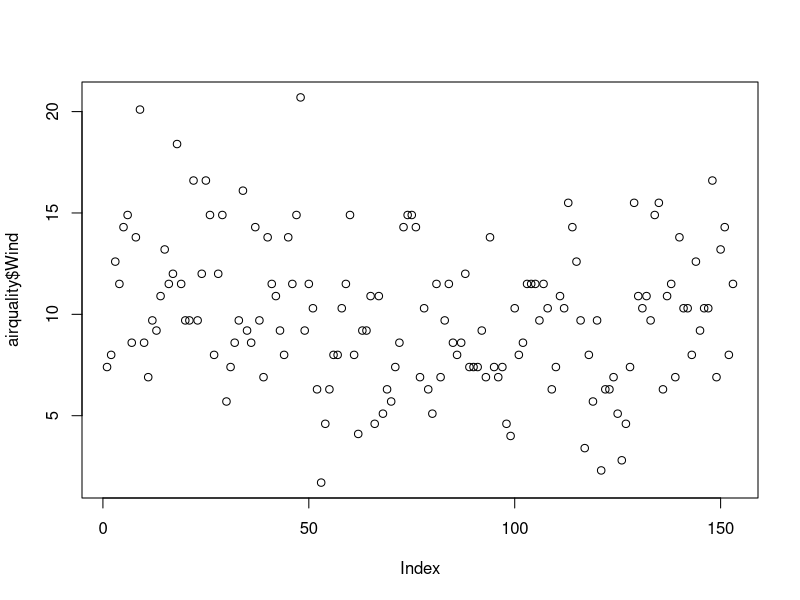
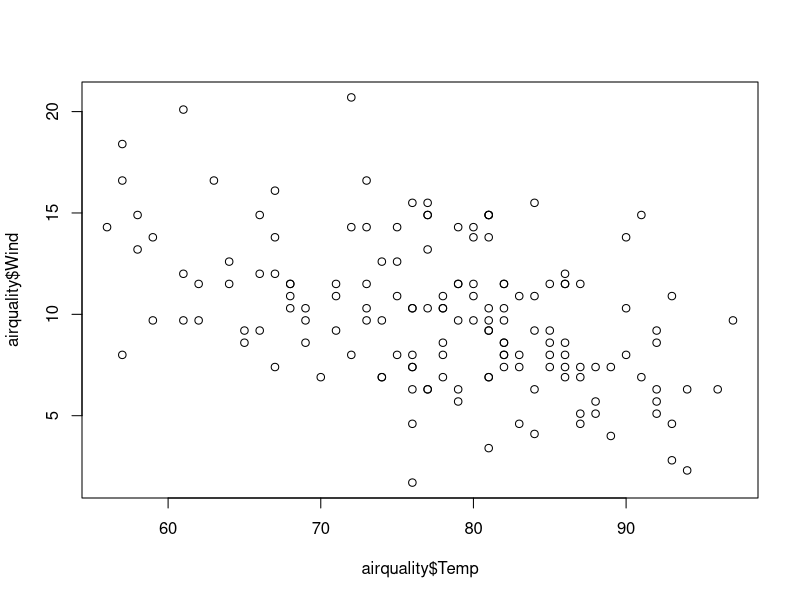
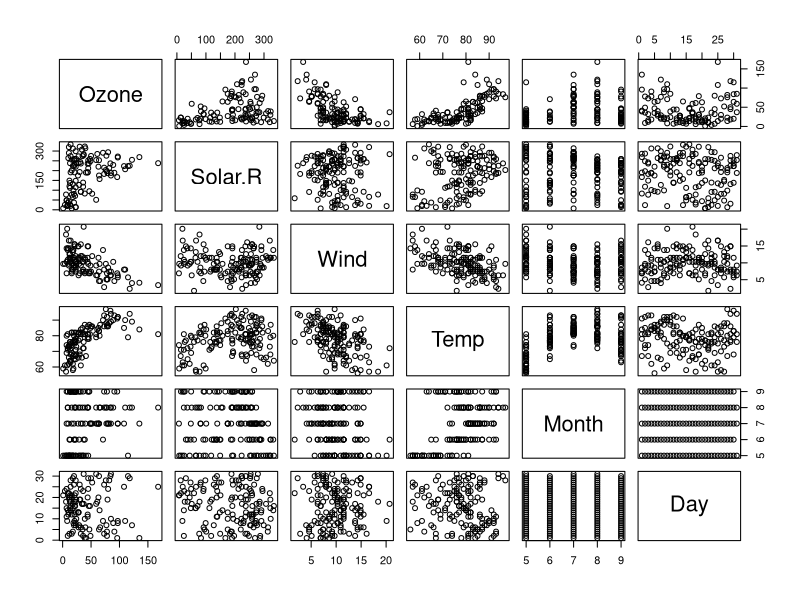
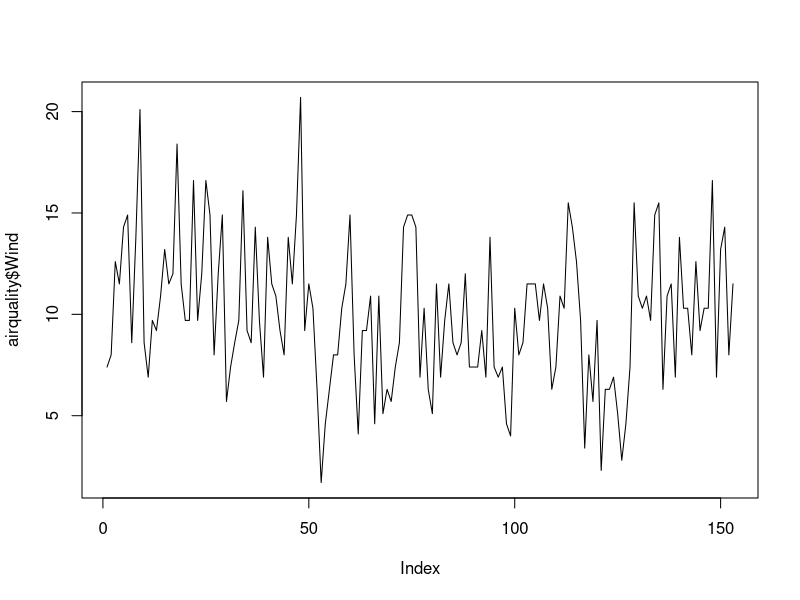
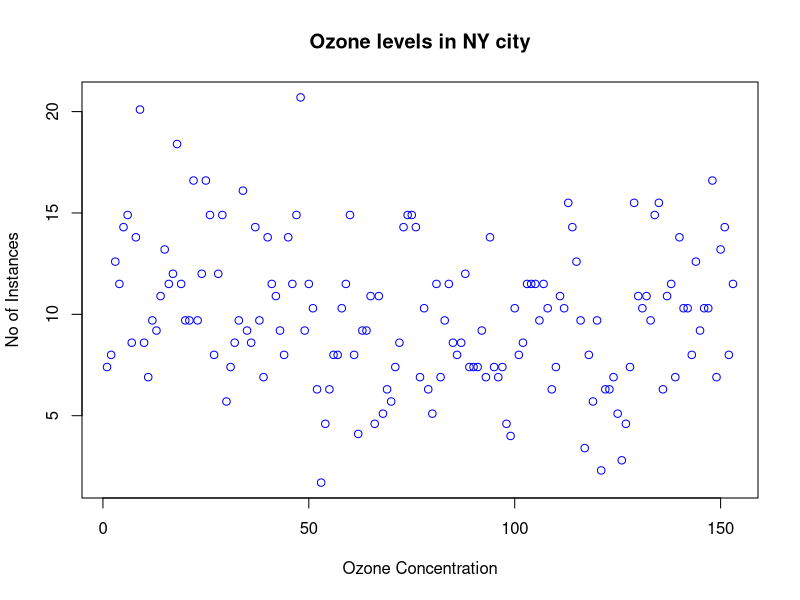
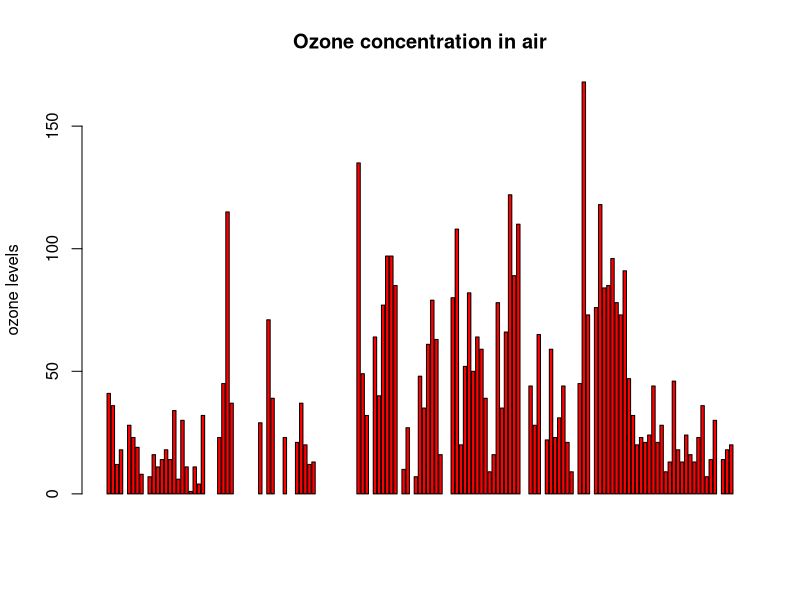
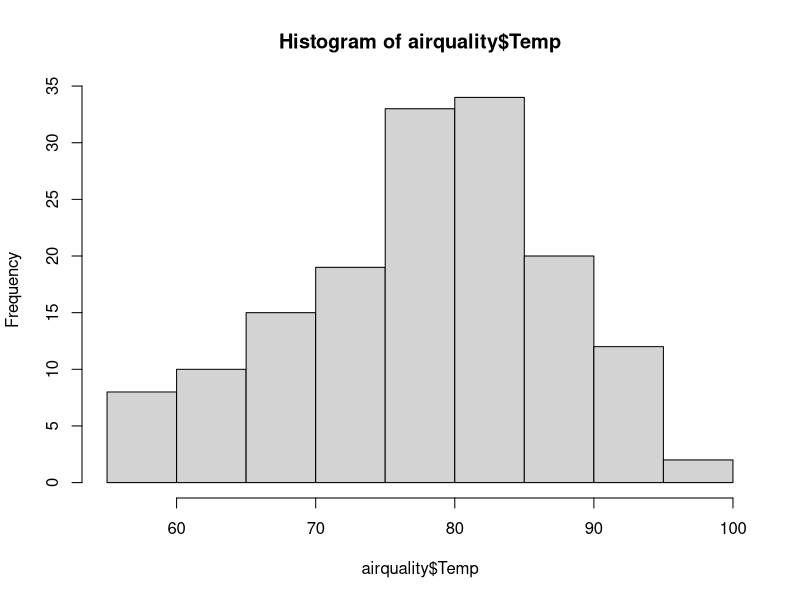
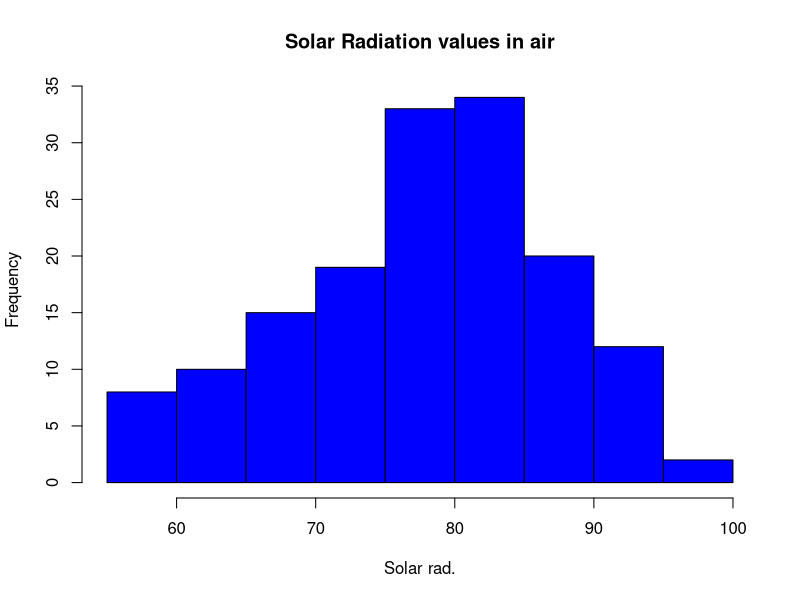

These charts were generated, in order, by the following R code:
#airquality = read.csv('path/airquality.csv',header=TRUE, sep=",")
airquality <- datasets::airquality
####Top 10 rows and last 10 rows
head(airquality,10)
tail(airquality,10)
######Columns
airquality[,c(1,2)]
airquality[c(1:153),]
###########Summary of the data#########
airquality$Ozone
summary(airquality$Ozone)

airquality$wind
summary(airquality$Wind)

summary(airquality)
##Plots
plot(airquality$Wind)
plot(airquality$Temp,airquality$Wind,type="p")
plot(airquality)
# points and lines 
plot(airquality$Wind, type= "l") # p: points, l: lines,b: both
plot(airquality$Wind, xlab = 'Ozone Concentration', 
     ylab = 'No of Instances', main = 'Ozone levels in NY city',
     col = 'blue')
# Horizontal bar plot
barplot(airquality$Ozone, main = 'Ozone concentration in air',
        ylab = 'ozone levels', col= 'Red',horiz = F,axes=T)
#Histogram
hist(airquality$Temp)
hist(airquality$Temp, 
     main = 'Solar Radiation values in air',
     xlab = 'Solar rad.', col='blue')

#Single box plot
boxplot(airquality$Wind,main="Boxplot")
# Multiple box plots
boxplot(airquality[,1:4],main='Multiple')
#margin of the grid(mar), 
#no of rows and columns(mfrow), 
#whether a border is to be included(bty) 
#and position of the 
#labels(las: 1 for horizontal, las: 0 for vertical)
#bty - box around the plot
par(mfrow=c(3,3),mar=c(2,5,2,1),  las=0, bty="o")
plot(airquality$Ozone)
plot(airquality$Ozone, airquality$Wind)
plot(airquality$Ozone, type= "l")
plot(airquality$Ozone, type= "l")
plot(airquality$Ozone, type= "l")
barplot(airquality$Ozone, main = 'Ozone Concenteration in air',
        xlab = 'ozone levels', col='green',horiz = FALSE)
hist(airquality$Solar.R)
boxplot(airquality$Solar.R)
boxplot(airquality[,0:4], main='Multiple Box plots')

#equakes dataset
e_quakes<-datasets::quakes
sd(airquality$Ozone,na.rm = T)